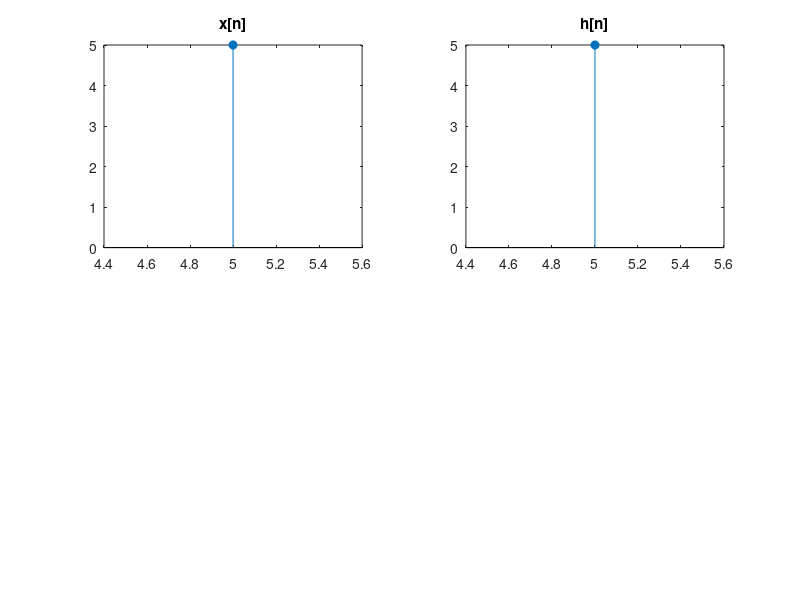

MATLAB code to generate this figure: (Note: this script raises an error after producing the figure.)
%clc
%clear

xn = input("x[n]: ");
xL = input("x Low: ");
xH = length(xn) + xL - 1;

hn = input("h[n]: ");
hL = input("h Low: ");
hH = length(hn) + hL - 1;

xLH = xL:xH;
hLH = hL:hH;

subplot(2,2,1);
stem(xLH, xn, "filled");
title('x[n]');

subplot(2,2,2);
stem(hLH, hn, "filled");
title('h[n]');

yn_conv = conv(xn, hn);
yn_myconv = calculate_discrete_conv(xn, hn);
convL = xL + hL;
convH = xH + hH;
convLH = convL:convH;

subplot(2,2,3);
stem(convLH, yn_myconv, "filled");
title('my conv fn');

subplot(2,2,4);
stem(convLH, yn_conv, "filled");
title('matlab conv fn');

function y = calculate_discrete_conv(x, h)
    x_len = length(x);
    h_len = length(h);
    
    % create result vector
    y_len = x_len + h_len - 1;
    y = zeros(1, y_len);

    % pad signals with zeroes
    x = [x, zeros(1, h_len)];
    h = [h, zeros(1, x_len)];
    
    % calculate y[n]
    for n = 1:y_len
        % from convulation formula for discrete time,
        % y[n] = Σ{1~n}(x[k]h[n-k])
        for k = 1:n
            y(n) = y(n) + (x(k) * h(n + 1 - k));
        end
    end
end
